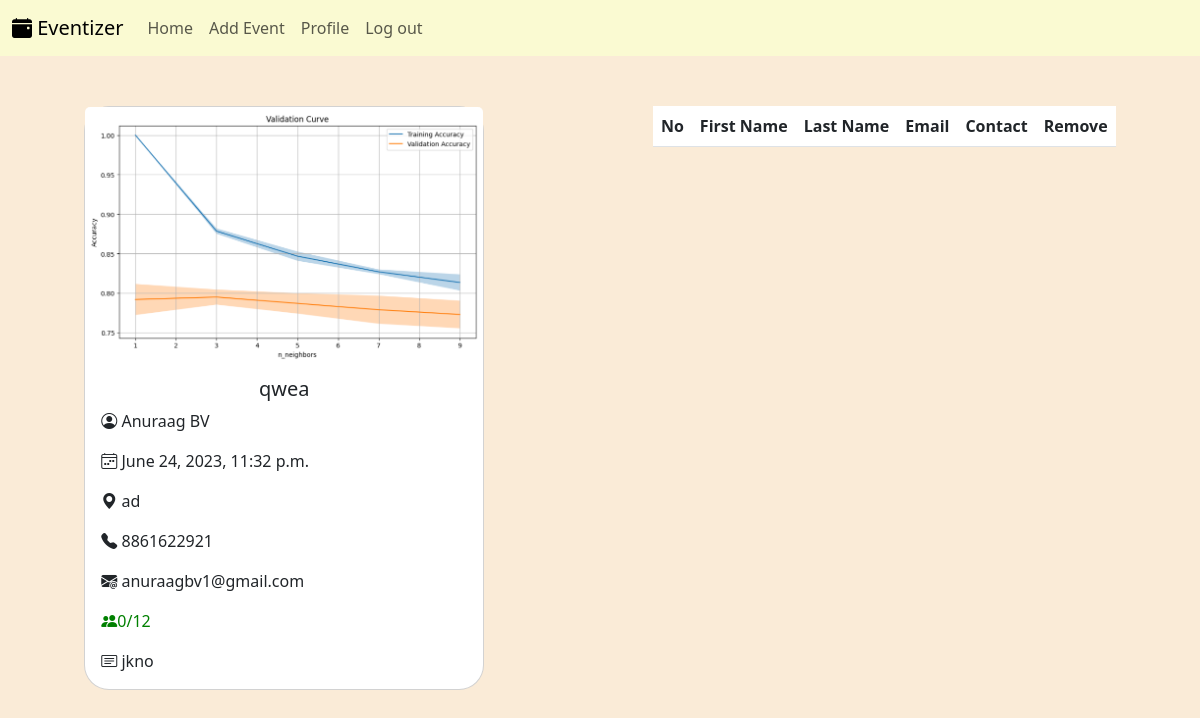
Page /organiser_event/1/view/11/ on the committed database.
### Organiser_Main/models.py (models this page shows, shortened)
class Organiser_events(models.Model):
    organizer = models.ForeignKey(Organiser, on_delete=models.CASCADE,default=1)
    event_name = models.CharField(max_length=100)
    event_description = models.CharField(max_length=500)
    event_date = models.DateTimeField()
    event_location = models.CharField(max_length=50)
    event_picture = models.ImageField(upload_to='event_images/')
    event_max_participants = models.IntegerField()
    event_present_participants = models.IntegerField(default=0)
    participants = models.ManyToManyField(Participant, blank=True)

### User/models.py (models this page shows)
class Organiser(models.Model):
    first_name = models.CharField(max_length=100)
    last_name = models.CharField(max_length=100)
    email_id = models.EmailField(unique=True)
    password = models.CharField(max_length=100)
    contact = models.IntegerField(validators=[MaxValueValidator(9999999999)],default=0)
    profile_picture = models.ImageField(upload_to='profile_pictures_organiser/', null=True, blank=True)
    date_of_join = models.DateField(auto_now_add=True)
    def __str__(self):
        return f'{self.first_name} {self.last_name}'

### Organiser_Main/views.py (the view)
# urls.py: path('organiser_event/<int:organiser>/view/<int:organiser_event>/',event_view_org,name='organiser_event_view'),
def event_view_org(request,organiser,organiser_event):
    event = Organiser_events.objects.get(id=organiser_event)
    participants=event.participants.all()
    if request.method=='POST':
        participant_id=request.POST.get('Participant_id')
        participant = event.participants.get(id=participant_id)
        event.participants.remove(participant)
        event.event_present_participants = participants.count()
        event.save()
    return render(request,'event_view.html',{'event':event,'organiser':organiser,'participants':participants})

### Organiser_Main/templates/event_view.html (shortened to what this page needs)
{% load static %}
<!DOCTYPE html>
<html lang="en">
<head>
    <link href="https://cdn.jsdelivr.net/npm/bootstrap@5.3.0/dist/css/bootstrap.min.css" rel="stylesheet">
    <link rel="stylesheet" href="https://cdn.jsdelivr.net/npm/bootstrap-icons@1.10.5/font/bootstrap-icons.css">
</head>
<body>
    <nav class="navbar navbar-expand-lg custom-navbar" id="nav_bar">
      <div class="container-fluid">
        <a class="navbar-brand" href="#"><i class="bi bi-calendar-event-fill"></i> Eventizer</a>
        <div class="collapse navbar-collapse" id="navbarNav">
          <ul class="navbar-nav">
            <li class="nav-item">
              <a class="nav-link " aria-current="page" href="/organiser_main/{{ organiser }}/">Home</a>
            </li>
            <li class="nav-item">
              <a class="nav-link" href="{% url 'new_event' organiser %}">Add Event</a>
            </li>
            <li class="nav-item">
              <a class="nav-link" href="#">Profile</a>
            </li>
            <li class="nav-item">
              <a class="nav-link" href="/logout">Log out</a>
            </li>
          </ul>
        </div>
      </div>
    </nav>
    <div id="full">
        <div class="card" id="total_card">
            <img src="{{ event.event_picture.url }}" class="card-img-top" alt="..." height="100%" width="100%">
            <div class="card-body">
                <h5 class="card-title" style="text-align: center;"> {{ event.event_name }}</h5>
                <p class="card-text"><i class="bi bi-person-circle" id="font-icon"></i> {{ event.organizer }}</p>
                <p class="card-text"><i class="bi bi-calendar4-week" id="font-icon"></i>  {{ event.event_date }}</p>
                <p class="card-text"><i class="bi bi-geo-alt-fill" id="font-icon"></i> {{ event.event_location }}</p>
                <p class="card-text"><i class="bi bi-telephone-fill" id="font-icon"></i> {{ event.organizer.contact }}</p>
                <p class="card-text"><i class="bi bi-envelope-at-fill"></i> {{ event.organizer.email_id }}</p>
                {% if event.event_present_participants < event.event_max_participants %}
                            <p class="card-text green">
                            {% else %}
                            <p class="card-text red">
                            {% endif %}
                            <i class="bi bi-people-fill" id="font-icon"></i>{{ event.event_present_participants }}/{{ event.event_max_participants }}</p>
                <p class="card-text"><i class="bi bi-card-text" id="font-icon"></i> {{ event.event_description }}</p>
            </div>
        </div>
        <div>
            <table class="table">
              <thead>
                <tr>
                  <th scope="col">No</th>
                  <th scope="col">First Name</th>
                  <th scope="col">Last Name</th>
                  <th scope="col">Email</th>
                  <th scope="col">Contact</th>
                  <th scope="col">Remove</th>
                </tr>
              </thead>
            </table>
          </div>

### Organiser_Main/templates/event_view.html (style rules this page uses)
html, body { background-color: antiquewhite; }
#nav_bar { background-color: lightgoldenrodyellow; }
#full { display: flex; flex-direction: row; flex-wrap: wrap; justify-content: space-around; margin-top: 50px; max-height: 500px; height:fit-content; width: 100%; }
#total_card { width: 400px; height: fit-content; background-color: white; border-radius: 25px; }
#font-icon { font-size: medium; }
.card-text { font-size: medium; }
.green { color:green; }

### rows in the picture
Organiser_events: event_picture (picture), event_name "qwea", organizer "Anuraag BV", event_date "June 24, 2023, 11:32 p.m.", event_location "ad", organizer.contact "8861622921", organizer.email_id "anuraagbv1@gmail.com", event_present_participants "0", event_max_participants "12", event_description "jkno"
